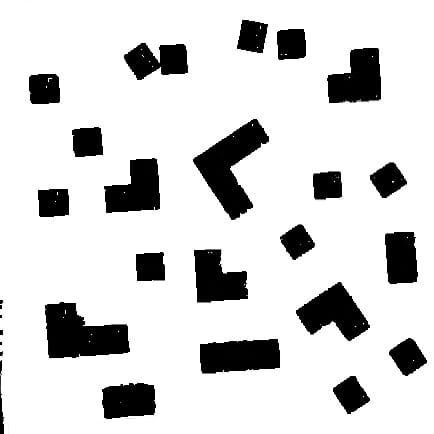
#> input picture Webots_Scripts/Binary_Mask.png, 434 x 434 px
$ python test2_obs_detect.py
#> lines starting #> are read from the running program, lines starting #| are printed output that depends on the picture; after the words box and inside, x2 and y2 are one past the last pixel; in counts of white or black regions, pixels touching at a corner belong together
import cv2
import numpy as np

# Load image
image = cv2.imread('Binary_Mask.png', cv2.IMREAD_GRAYSCALE)
#> image is the input picture: shape (434, 434); min 0, max 255, mean 212.8

# Invert the image
inverted_image = cv2.bitwise_not(image)
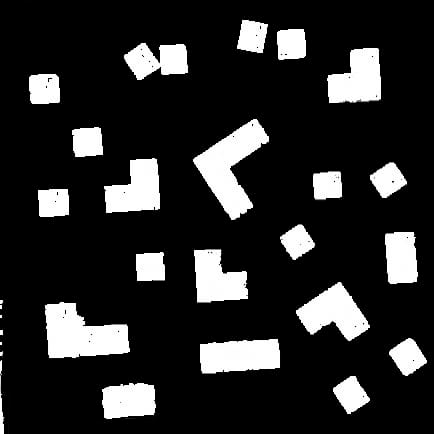
#> inverted_image: shape (434, 434); min 0, max 255, mean 42.2

# Threshold the inverted image to get binary image
_, binary_image = cv2.threshold(inverted_image, 127, 255, cv2.THRESH_BINARY)
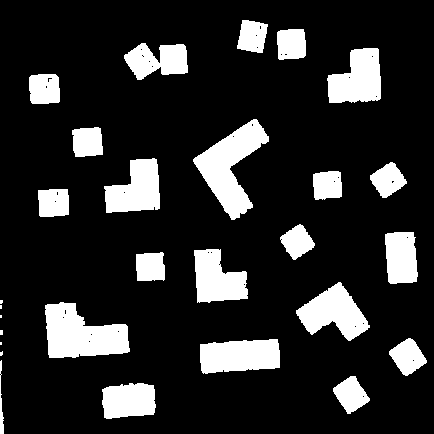
#> binary_image: shape (434, 434); 16.6% white; 28 white regions (6 under 20 px)

# Find contours
contours, _ = cv2.findContours(binary_image, cv2.RETR_EXTERNAL, cv2.CHAIN_APPROX_SIMPLE)
#> contours = 28 contours, 6 with area under 20; largest, box (x1, y1, x2, y2) and area: (193, 119, 269, 220) 3171, (45, 302, 130, 358) 3098, (200, 339, 280, 374) 2235, (296, 282, 370, 341) 2220, (327, 48, 381, 103) 2106

# Filter contours based on area and non-convexity
min_area_threshold = 100  # Adjust as needed
# [9 lines of commented-out code are left out]

detected_contours = []
for contour in contours:
    area = cv2.contourArea(contour)
    if area > min_area_threshold and not cv2.isContourConvex(contour):
        if cv2.arcLength(contour, True) > 150:
            detected_contours.append(contour[:len(contour)//2])
        else:
            detected_contours.append(contour)
#> this loop made 28 passes
#> area on passes 1, 2, 3, 6, 7, 11, 13, 14, 15, 16, 17, 18: 1566.5, 775, 80.5, 2235, 808.5, 3098.5, 2220, 712, 1946, 1427.5, 692.5, 759
#> after the loop, detected_contours = 21 contours; largest, box (x1, y1, x2, y2) and area: (193, 119, 254, 220) 2606, (45, 302, 109, 358) 2006, (194, 249, 248, 303) 1771, (200, 339, 270, 374) 1104, (296, 282, 339, 335) 972

# Draw contours directly on the original image
result = cv2.cvtColor(image, cv2.COLOR_GRAY2BGR)
cv2.drawContours(result, detected_contours, -1, (0, 255, 0), 2)
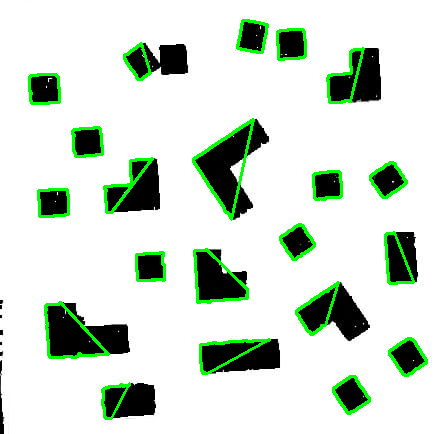
#> result: shape (434, 434, 3); 4.72% of pixels changed, all inside (x1, y1, x2, y2) = (28, 19, 428, 420)

# [7 lines of commented-out code are left out]
cv2.imshow("Detected Circles", result)
cv2.waitKey(0)
cv2.destroyAllWindows()
